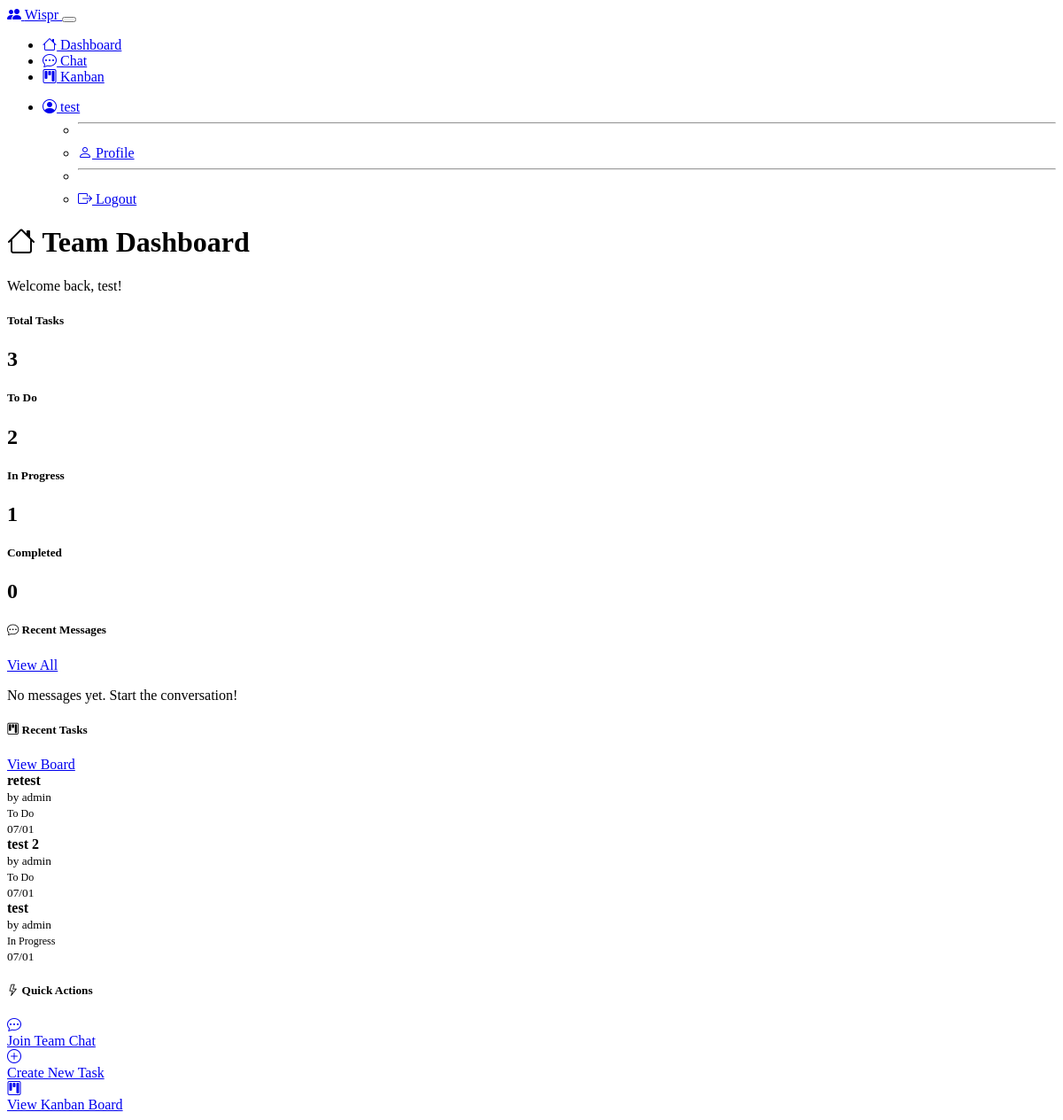
Page /dashboard (signed in) on the committed database.
### models.py (models this page shows, shortened)
class User(db.Model):
    id = db.Column(db.Integer, primary_key=True)
    username = db.Column(db.String(64), unique=True, nullable=False)
    email = db.Column(db.String(120), unique=True, nullable=False)
    password_hash = db.Column(db.String(256), nullable=False)
    is_admin = db.Column(db.Boolean, default=False)
    created_at = db.Column(db.DateTime, default=datetime.utcnow)
    profile_pic = db.Column(db.String(255), nullable=True)  # Filename of profile picture
    status = db.Column(db.String(16), default='online')  # online, away, dnd, offline
    messages = db.relationship('ChatMessage', foreign_keys='ChatMessage.user_id', backref='author', lazy='dynamic', overlaps="sent_messages")
    tasks = db.relationship('Task', foreign_keys='Task.user_id', backref='creator', lazy='dynamic')
    assigned_tasks = db.relationship('Task', foreign_keys='Task.assigned_to', lazy='dynamic')
    sent_messages = db.relationship('ChatMessage', foreign_keys='ChatMessage.user_id', lazy='dynamic', overlaps="messages,author")
    received_messages = db.relationship('ChatMessage', foreign_keys='ChatMessage.recipient_id', backref='recipient', lazy='dynamic')

class Task(db.Model):
    id = db.Column(db.Integer, primary_key=True)
    title = db.Column(db.String(200), nullable=False)
    description = db.Column(db.Text)
    status = db.Column(db.String(20), default='todo')  # todo, in_progress, done
    priority = db.Column(db.String(10), default='medium')  # low, medium, high
    due_date = db.Column(db.DateTime, nullable=True)
    assigned_to = db.Column(db.Integer, db.ForeignKey('user.id'), nullable=True)
    created_at = db.Column(db.DateTime, default=datetime.utcnow)
    updated_at = db.Column(db.DateTime, default=datetime.utcnow, onupdate=datetime.utcnow)
    user_id = db.Column(db.Integer, db.ForeignKey('user.id'), nullable=False)
    project_id = db.Column(db.Integer, db.ForeignKey('project.id'), nullable=False)
    assignee = db.relationship('User', foreign_keys=[assigned_to], overlaps="assigned_tasks")
    comments = db.relationship('TaskComment', backref='task', lazy='dynamic', cascade='all, delete-orphan')
    activity_logs = db.relationship('TaskActivityLog', backref='task', lazy='dynamic', cascade='all, delete-orphan')

### routes.py (the view)
@app.route('/dashboard')
@login_required
def dashboard():
    recent_messages = ChatMessage.query.order_by(
        ChatMessage.timestamp.desc()).limit(5).all()
    recent_tasks = Task.query.order_by(Task.updated_at.desc()).limit(5).all()
    total_tasks = Task.query.count()
    todo_tasks = Task.query.filter_by(status='todo').count()
    in_progress_tasks = Task.query.filter_by(status='in_progress').count()
    done_tasks = Task.query.filter_by(status='done').count()
    return render_template('dashboard.html',
                           recent_messages=recent_messages,
                           recent_tasks=recent_tasks,
                           total_tasks=total_tasks,
                           todo_tasks=todo_tasks,
                           in_progress_tasks=in_progress_tasks,
                           done_tasks=done_tasks)

### app.py (called while the page is built)
@app.context_processor
def inject_csrf_token():
    from flask_wtf.csrf import generate_csrf
    return dict(csrf_token=generate_csrf)

### routes.py (called while the page is built)
def login_required(f):
    from functools import wraps
    @wraps(f)
    def decorated_function(*args, **kwargs):
        if 'user_id' not in session:
            return redirect(url_for('login'))
        return f(*args, **kwargs)
    return decorated_function

@app.context_processor
def inject_user():
    if 'user_id' in session:
        user = User.query.get(session['user_id'])
        return dict(current_user=user)
    return dict(current_user=None)

### templates/dashboard.html (shortened to what this page needs)
{% extends "base.html" %}
{% block content %}
<div class="row">
    <div class="col-12">
        <h1><i class="bi bi-house"></i> Team Dashboard</h1>
        <p class="text-muted">Welcome back, {{ current_user.username }}!</p>
    </div>
</div>
<div class="row mb-4">
    <div class="col-md-3">
        <div class="card text-center">
            <div class="card-body">
                <h5 class="card-title text-secondary">Total Tasks</h5>
                <h2 class="text-primary">{{ total_tasks }}</h2>
            </div>
        </div>
    </div>
    <div class="col-md-3">
        <div class="card text-center">
            <div class="card-body">
                <h5 class="card-title text-secondary">To Do</h5>
                <h2 class="text-warning">{{ todo_tasks }}</h2>
            </div>
        </div>
    </div>
    <div class="col-md-3">
        <div class="card text-center">
            <div class="card-body">
                <h5 class="card-title text-secondary">In Progress</h5>
                <h2 class="text-info">{{ in_progress_tasks }}</h2>
            </div>
        </div>
    </div>
    <div class="col-md-3">
        <div class="card text-center">
            <div class="card-body">
                <h5 class="card-title text-secondary">Completed</h5>
                <h2 class="text-success">{{ done_tasks }}</h2>
            </div>
        </div>
    </div>
</div>
<div class="row">
    <div class="col-md-6">
        <div class="card">
            <div class="card-header d-flex justify-content-between align-items-center">
                <h5><i class="bi bi-chat-dots"></i> Recent Messages</h5>
                <a href="{{ url_for('chat') }}" class="btn btn-sm btn-outline-primary">View All</a>
            </div>
            <div class="card-body">
                {% if recent_messages %}
                    {% for message in recent_messages %}
                    <div class="border-bottom pb-2 mb-2">
                        <div class="d-flex justify-content-between">
                            <strong>{{ message.author.username }}</strong>
                            <small class="text-muted">{{ message.timestamp.strftime('%m/%d %H:%M') }}</small>
                        </div>
                        <p class="mb-0">{{ message.content[:100] }}{% if message.content|length > 100 %}...{% endif %}</p>
                    </div>
                    {% endfor %}
                {% else %}
                    <p class="text-muted text-center">No messages yet. Start the conversation!</p>
                {% endif %}
            </div>
        </div>
    </div>
    <div class="col-md-6">
        <div class="card">
            <div class="card-header d-flex justify-content-between align-items-center">
                <h5><i class="bi bi-kanban"></i> Recent Tasks</h5>
                <a href="{{ url_for('kanban') }}" class="btn btn-sm btn-outline-primary">View Board</a>
            </div>
            <div class="card-body">
                {% if recent_tasks %}
                    {% for task in recent_tasks %}
                    <div class="border-bottom pb-2 mb-2">
                        <div class="d-flex justify-content-between align-items-start">
                            <div>
                                <strong>{{ task.title }}</strong>
                                <br>
                                <small class="text-muted">by {{ task.creator.username }}</small>
                            </div>
                            <div class="text-end">
                                {% if task.status == 'todo' %}
                                    <span class="badge bg-warning">To Do</span>
                                {% elif task.status == 'in_progress' %}
                                    <span class="badge bg-info">In Progress</span>
                                {% else %}
                                    <span class="badge bg-success">Done</span>
                                {% endif %}
                                <br>
                                <small class="text-muted">{{ task.updated_at.strftime('%m/%d') }}</small>
                            </div>
                        </div>
                    </div>
                    {% endfor %}
                {% else %}
                    <p class="text-muted text-center">No tasks yet. Create your first task!</p>
                {% endif %}
            </div>
        </div>
    </div>
</div>
<div class="row mt-4">
    <div class="col-12">
        <div class="card">
            <div class="card-header">
                <h5><i class="bi bi-lightning"></i> Quick Actions</h5>
            </div>
            <div class="card-body">
                <div class="row">
                    <div class="col-md-4 text-center mb-3">
                        <a href="{{ url_for('chat') }}" class="btn btn-outline-primary btn-lg w-100">
                            <i class="bi bi-chat-dots"></i><br>
                            Join Team Chat
                        </a>
                    </div>
                    <div class="col-md-4 text-center mb-3">
                        <a href="{{ url_for('kanban') }}" class="btn btn-outline-success btn-lg w-100">
                            <i class="bi bi-plus-circle"></i><br>
                            Create New Task
                        </a>
                    </div>
                    <div class="col-md-4 text-center mb-3">
                        <a href="{{ url_for('kanban') }}" class="btn btn-outline-info btn-lg w-100">
                            <i class="bi bi-kanban"></i><br>
                            View Kanban Board
                        </a>
                    </div>
                </div>
            </div>
        </div>
    </div>
</div>
{% endblock %}

### templates/base.html (shortened to what this page needs)
<!DOCTYPE html>
<html lang="en" data-bs-theme="dark">
<head>
    <link href="https://cdn.replit.com/agent/bootstrap-agent-dark-theme.min.css" rel="stylesheet">
    <link href="https://cdn.jsdelivr.net/npm/bootstrap-icons@1.11.3/font/bootstrap-icons.css" rel="stylesheet">
    <link href="{{ url_for('static', filename='style.css') }}" rel="stylesheet">
</head>
<body>
    {% if current_user %}
    <nav class="navbar navbar-expand-lg navbar-dark bg-dark">
        <div class="container">
            <a class="navbar-brand" href="{{ url_for('dashboard') }}">
                <i class="bi bi-people-fill"></i> Wispr
            </a>
            <button class="navbar-toggler" type="button" data-bs-toggle="collapse" data-bs-target="#navbarNav">
            </button>
            <div class="collapse navbar-collapse" id="navbarNav">
                <ul class="navbar-nav me-auto">
                    <li class="nav-item">
                        <a class="nav-link" href="{{ url_for('dashboard') }}">
                            <i class="bi bi-house"></i> Dashboard
                        </a>
                    </li>
                    <li class="nav-item">
                        <a class="nav-link" href="{{ url_for('chat') }}">
                            <i class="bi bi-chat-dots"></i> Chat
                        </a>
                    </li>
                    <li class="nav-item">
                        <a class="nav-link" href="{{ url_for('kanban') }}">
                            <i class="bi bi-kanban"></i> Kanban
                        </a>
                    </li>
                </ul>
                <ul class="navbar-nav">
                    <li class="nav-item dropdown">
                        <a class="nav-link dropdown-toggle" href="#" role="button" data-bs-toggle="dropdown">
                            <i class="bi bi-person-circle"></i> {{ current_user.username }}
                        </a>
                        <ul class="dropdown-menu">
                            <li><hr class="dropdown-divider"></li>
                            <li><a class="dropdown-item" href="{{ url_for('profile') }}">
                                <i class="bi bi-person"></i> Profile
                            </a></li>
                            <li><hr class="dropdown-divider"></li>
                            <li><a class="dropdown-item" href="{{ url_for('logout') }}">
                                <i class="bi bi-box-arrow-right"></i> Logout
                            </a></li>
                        </ul>
                    </li>
                </ul>
            </div>
        </div>
    </nav>
    {% endif %}
    <main class="{% if current_user %}container my-4{% endif %}">
        {% block content %}{% endblock %}
    </main>
</body>
</html>

### static/style.css (style rules this page uses)
.card { transition: transform 0.2s ease-in-out; }
.badge { font-size: 0.75em; }

### rows in the picture
User: username "test"
Task: title "retest", creator.username "admin", status "To Do", updated_at "07/01"
Task: title "test 2", creator.username "admin", status "To Do", updated_at "07/01"
Task: title "test", creator.username "admin", status "In Progress", updated_at "07/01"

### other values in the picture
{{ total_tasks }} "3"
{{ todo_tasks }} "2"
{{ in_progress_tasks }} "1"
{{ done_tasks }} "0"
